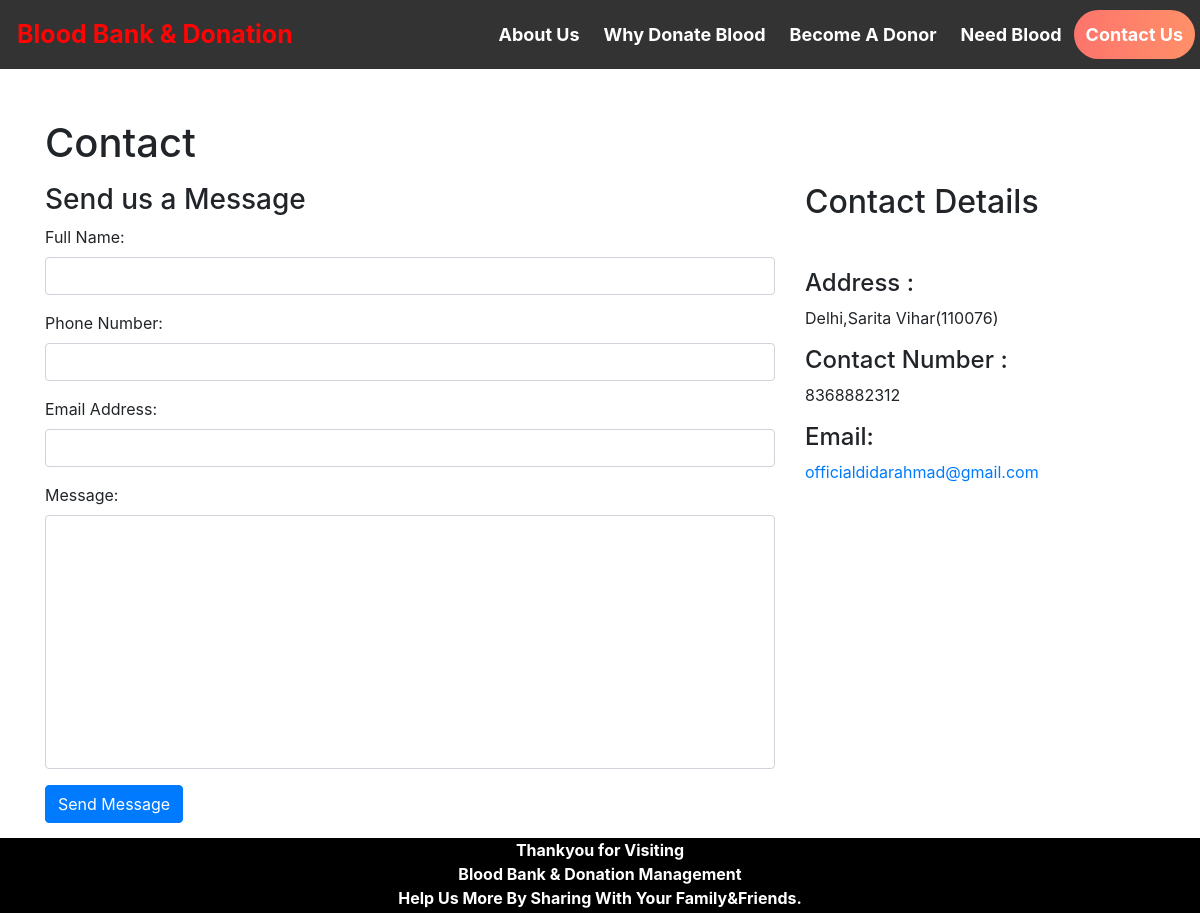
Page /contact_us.php on the committed database.
### tables this page shows
create table contact_info(
contact_id int auto_increment Not Null,
contact_address varchar(100) NOT NULL,
contact_mail varchar(50) NOT NULL,
contact_phone varchar(100) NOT NULL,
primary key(contact_id)
);

### contact_us.php (the view, shortened to what this page needs)
<html>
<head>
  <link rel="stylesheet" href="https://maxcdn.bootstrapcdn.com/bootstrap/4.5.2/css/bootstrap.min.css">
</head>
<body>
<?php $active ='contact';
include 'head.php'; ?>
<div id="page-container" style="margin-top:50px; position: relative;min-height: 84vh;">
  <div class="container">
  <div id="content-wrap" style="padding-bottom:50px;">
    <h1 class="mt-4 mb-3">Contact</h1>
    <div class="row">
      <div class="col-lg-8 mb-4">
        <h3>Send us a Message</h3>
        <form name="sentMessage"  method="post">
            <div class="control-group form-group">
                <div class="controls">
                    <label>Full Name:</label>
                    <input type="text" class="form-control" id="name" name="fullname" required>
                </div>
            </div>
            <div class="control-group form-group">
                <div class="controls">
                    <label>Phone Number:</label>
                    <input type="tel" class="form-control" id="phone" name="contactno"  required >
                </div>
            </div>
            <div class="control-group form-group">
                <div class="controls">
                    <label>Email Address:</label>
                    <input type="email" class="form-control" id="email" name="email" required>
                </div>
            </div>
            <div class="control-group form-group">
                <div class="controls">
                    <label>Message:</label>
                    <textarea rows="10" cols="100" class="form-control" id="message" name="message" required  maxlength="999" style="resize:none"></textarea>
                </div>
            </div>
            <button type="submit" name="send"  class="btn btn-primary">Send Message</button>
        </form>
    </div>
    <div class="col-lg-4 mb-4">
        <h2>Contact Details</h2>
        <?php
          include 'conn.php';
          $sql= "select * from contact_info";
          $result=mysqli_query($conn,$sql);
          if(mysqli_num_rows($result)>0)   {
              while($row = mysqli_fetch_assoc($result)) { ?>
        <br>
        <p>
            <h4>Address :</h4><?php echo $row['contact_address']; ?>
        </p>
        <p>
            <h4>Contact Number :</h4><?php echo $row['contact_phone']; ?>
        </p>
        <p>
          <h4>  Email: </h4><a href="#"><?php echo $row['contact_mail']; ?></a>
        </p>
        <?php }
      } ?>
    </div>
</div>
</div>
</div>
<?php include 'footer.php' ?>
</div>
</body>
</html>

### head.php (shortened to what this page needs)
<html>
<head>
</head>
<body>
  <div class="header">
    <a href="home.php" class="logo"<?php if($active=='home') echo "class='logo2'"; ?>>Blood Bank & Donation </a>
    <div class="header-right">
    <a href="about_us.php"  <?php if($active=='about') echo "class='act'"; ?> >About Us</a>
    <a href="why_donate_blood.php"  <?php if($active=='why') echo "class='act'"; ?>>Why Donate Blood</a>
      <a href="donate_blood.php"  <?php if($active=='donate') echo "class='act'"; ?>>Become A Donor</a>
      <a href="need_blood.php" <?php if($active=='need') echo "class='act'"; ?>>Need Blood</a>
      <a href="contact_us.php" <?php if($active=='contact') echo "class='act'"; ?>>Contact Us</a>
    </div>
  </div>
</body>
</html>

### footer.php (shortened to what this page needs)
<html>
<head>
</head>
<body>
  <div id="footer" >
  <b><center>Thankyou  for Visiting <br>
  Blood Bank & Donation Management
  <br>
  Help Us More By Sharing With Your Family&Friends.
  </center>
  </div>
</body>
</html>

### head.php (style rules this page uses)
.header { overflow:hidden; background-color: #333; top: 0; width:100%; padding: 10px 5px; color:#FF0404 ; }
.header a { float: left; color: white; text-align: center; padding: 12px; text-decoration: none; font-size: 18px; line-height: 25px; border-radius: 4px; font-weight:bold; }
.header a.logo { font-size: 25px; font-weight: bold; color:#FF0404 ; }
.header-right { float: right; }
a.act { background: linear-gradient(to right, #fd746c 0%, #ff9068 100%); color: white; border-radius:30px; }

### footer.php (style rules this page uses)
#footer { position:absolute; left: 0; bottom: 0; width: 100%; height: 75px; background-color:#000000; color:white; text-align: center; }

### rows in the picture
contact_info: contact_address "Delhi,Sarita Vihar(110076)", contact_phone "8368882312", contact_mail "officialdidarahmad@gmail.com"
